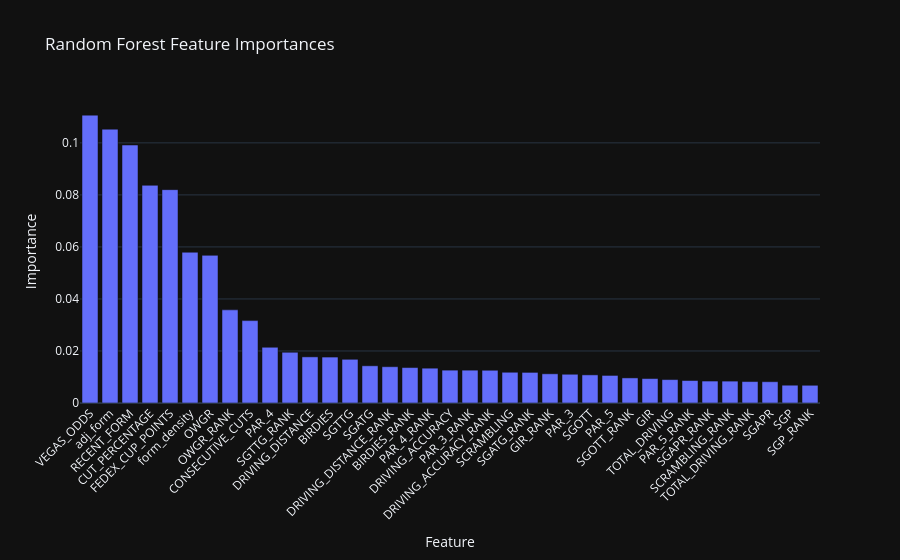

The cell this chart's notebook holds for it:
### Markdown cell above
### Final Training + Feature Importance

Train final model on all available historical data, then export this week's
ranked probabilities for optimizer input.

### Code cell
import pandas as pd
import plotly.express as px

# Fit final production model on all training rows
final_model = clone(rf_cv_pipeline)
final_model.fit(X_rf, y_rf)

# Feature importances (from fitted RF inside pipeline)
rf_step = final_model.named_steps["rf"]
importance_df = pd.DataFrame({
    "Feature": feature_cols,
    "Importance": rf_step.feature_importances_
}).sort_values(by="Importance", ascending=False)

fig = px.bar(
    importance_df,
    x="Feature",
    y="Importance",
    title="Random Forest Feature Importances",
    template="plotly_dark"
)
fig.update_layout(xaxis_tickangle=-45)
fig.show()

### Figure 1 — Plotly figure (JSON) as saved in the notebook; plotly's stock layout.template omitted (floating-point values rounded to 4 significant figures)
{"data": [{"hovertemplate": "Feature=%{x}<br>Importance=%{y}<extra></extra>", "legendgroup": "", "marker": {"color": "#636efa", "pattern": {"shape": ""}}, "name": "", "orientation": "v", "showlegend": false, "textposition": "auto", "type": "bar", "x": ["VEGAS_ODDS", "adj_form", "RECENT_FORM", "CUT_PERCENTAGE", "FEDEX_CUP_POINTS", "form_density", "OWGR", "OWGR_RANK", "CONSECUTIVE_CUTS", "PAR_4", "SGTTG_RANK", "DRIVING_DISTANCE", "BIRDIES", "SGTTG", "SGATG", "DRIVING_DISTANCE_RANK", "BIRDIES_RANK", "PAR_4_RANK", "DRIVING_ACCURACY", "PAR_3_RANK", "DRIVING_ACCURACY_RANK", "SCRAMBLING", "SGATG_RANK", "GIR_RANK", "PAR_3", "SGOTT", "PAR_5", "SGOTT_RANK", "GIR", "TOTAL_DRIVING", "PAR_5_RANK", "SGAPR_RANK", "SCRAMBLING_RANK", "TOTAL_DRIVING_RANK", "SGAPR", "SGP", "SGP_RANK"], "xaxis": "x", "y": [0.1107, 0.1053, 0.09916, 0.08368, 0.08202, 0.05796, 0.05676, 0.03581, 0.03167, 0.02143, 0.01951, 0.01772, 0.01766, 0.01679, 0.0143, 0.01395, 0.01362, 0.01339, 0.01263, 0.01262, 0.01259, 0.01182, 0.01176, 0.01122, 0.01105, 0.0108, 0.0106, 0.00964, 0.009385, 0.009, 0.008636, 0.008433, 0.008411, 0.008236, 0.008182, 0.006839, 0.00681], "yaxis": "y"}], "layout": {"barmode": "relative", "legend": {"tracegroupgap": 0}, "title": {"text": "Random Forest Feature Importances"}, "xaxis": {"anchor": "y", "domain": [0, 1], "tickangle": -45, "title": {"text": "Feature"}}, "yaxis": {"anchor": "x", "domain": [0, 1], "title": {"text": "Importance"}}}}
